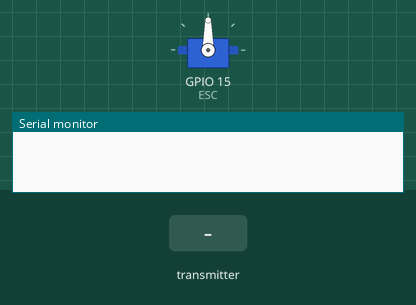
Simulated run of this sketch. Board: ESP32. Shown: servo, the last lines printed to the serial monitor. Inputs (shaded band) come from the test bench.

Above: at 3.2 s.
3.3 s: the transmitter starts sending var3 = 1024
At 4.3 s:
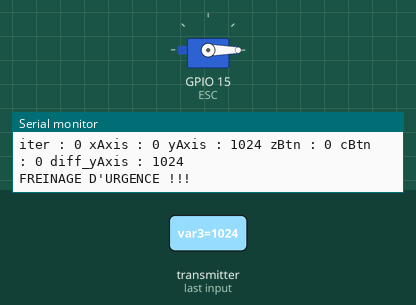
5.3 s: the transmitter starts sending var3 = 0
At 7.8 s:
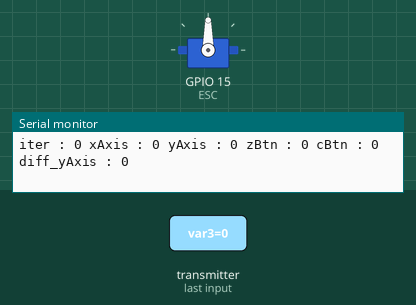
8.3 s: the transmitter starts sending var3 = 2048
At 9.5 s:
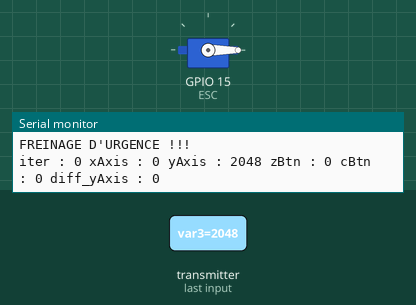
Timing chart, 0 to 16.3 s (numbered marks = the images above; inputs shaded):
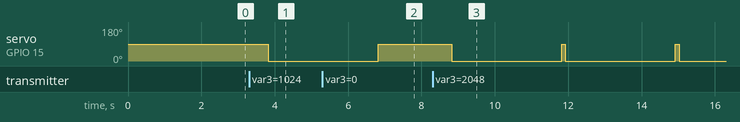

Measured:
- after the input at 3.3 s, servo on GPIO 15 (ESC): 90° → 0° after 0.52 s
- after the input at 5.3 s, servo on GPIO 15 (ESC): goes on until 6.8 s, then stays 90°
- after the input at 8.3 s, servo on GPIO 15 (ESC): alternates 90° for 0.10 s and 0° for 3.0 s, starting after 0.52 s

The sketch:

eSkate_ESP32.ino
```cpp
// MAC Address pour Nunchuck : 40:91:51:B9:F6:14
// MAC Address pour eSkate : 9C:9C:1F:C2:8A:C4

#include <esp_now.h>
#include <WiFi.h>

// Librairie ESP32 pour commander le moteur brushless
#include <ESP32Servo.h>
Servo ESC;
ESP32PWM pwm;

// REPLACE WITH THE MAC Address of your receiver
uint8_t broadcastAddress[] = {0x40, 0x91, 0x51, 0xB9, 0xF6, 0x14}; //Adresse du Nunchuck, à téléverser sur eSkate

// Variables des messages
int var1;
int var2;
int var3;
int var4;
int var5;

// Variables du nunchuck
int iter; // iter : compteur des messages
int xAxis = 0;  // xAxis : valeur lue par le smartphone sur l'axe X du nunchuck (130 = joystick au centre)
int yAxis = 0;  // yAxis : valeur lue par le smartphone sur l'axe Y du nunchuck (130 = joystick au centre)
int yAxis_prec = 0;
int diff_yAxis;
int zBtn = 0; // zBtn :  valeur lue par le smartphone sur le bouton Z du nunchuck
int cBtn = 0; // cBtn :  valeur lue par le smartphone sur le bouton C du nunchuck

//Structure du message envoyé
typedef struct struct_message {
  int var1;
  int var2;
  int var3;
} struct_message;

//Structure du message reçu
typedef struct struct_incomingMessage {
  int var1;
  int var2;
  int var3;
  int var4;
  int var5;
} struct_incomingMessage;

struct_message message; // Message contenant les variables à envoyer
struct_incomingMessage incomingMessage; // Message contenant les variables reçues
esp_now_peer_info_t peerInfo;

int ESCValue = 90;  // ESCValue : commande de la vitesse "brute" du moteur intialisée à 90 (vitesse nulle)
float pwr = 0;  // pwr : commande de la vitesse en % du moteur initialisée à 0 (vitesse nulle soit ESCValue = 90)
float accel = 0;  // accel : variable d'accélération appliquée au moteur initialisée à 0
int dureeAccel = 5000;  // dureeAccel : variable définissant la durée d'accélération pour passer de V0 à Vmax
int pwrMin = 20;  // pwrMin : variable définissant la vitesse en % minimale lorsque le moteur est en marche avant
int pwrMax = 50;  // pwrMax : variable définissant la vitesse en % maximale lorsque le moteur est en marche avant
int Vin = 5; // Vin : variable définissant la tension de la batterie
unsigned long timerRecepBT = millis(); // timerRecepBT : timer de lecture des données réceptionnées par l'arduino
unsigned long delaiRecepBT; // delaiRecepBT : délai de réception du message

// Boucle de vérification du message reçu
void OnDataRecv(const uint8_t * mac, const uint8_t *incomingData, int len) {
  yAxis_prec = yAxis;
  memcpy(&incomingMessage, incomingData, sizeof(incomingMessage));
  iter = incomingMessage.var1;
  xAxis = incomingMessage.var2;
  yAxis = incomingMessage.var3;
  zBtn = incomingMessage.var4;
  cBtn = incomingMessage.var5;

  delaiRecepBT = millis() - timerRecepBT; // Calcul du délaips entre les 2 derniers messages reçus
  timerRecepBT = millis();  // Réinitialisation du timer de lecture

  String texte = "iter : " + String(iter) + " xAxis : " + String(xAxis) + " yAxis : " + String(yAxis) + " zBtn : " + String(zBtn) + " cBtn : " + String(cBtn) + " diff_yAxis : " + String(diff_yAxis);
  Serial.println(texte);
}

void setup() {

  delay(2000);  // Délai pour l'initialisation de l'ESC
  ESP32PWM::allocateTimer(0); // Allocation des timers pour la commande de l'ESC
  ESP32PWM::allocateTimer(1);
  ESP32PWM::allocateTimer(2);
  ESP32PWM::allocateTimer(3);
  ESC.setPeriodHertz(50); // Définition de la fréquence du signal de commande de l'ESC
  ESC.attach(15,1000,2000); // Définition des paramètres du signal ESC (pin, min pulse width, max pulse width in microseconds)
  delay(10);
  ESC.write(90);  // Initialisation de la vitesse du moteur

  Serial.begin(115200);
  WiFi.mode(WIFI_STA);
  if (esp_now_init() != ESP_OK) {
    Serial.println("Error initializing ESP-NOW");
    return;
  }

  memcpy(peerInfo.peer_addr, broadcastAddress, 6);  // Enregistrement de l'adresse de réception
  peerInfo.channel = 0;
  peerInfo.encrypt = false;

  // Appairage à l'adresse de réception
  if (esp_now_add_peer(&peerInfo) != ESP_OK){
    Serial.println("Failed to add peer");
    return;
  }
  // Enregistrement de la boucle de vérification de la réception
  esp_now_register_recv_cb(OnDataRecv);
}

void loop() {

  diff_yAxis = yAxis - yAxis_prec;
  // ENVOI DES COMMANDES MOTEUR
  if (delaiRecepBT > 1500 && pwr != 0){
    // Ecriture dans le bus série pour diagnostic
    Serial.println("FREINAGE D'URGENCE !!!");
    // Appel de la fonction de freinage d'urgence
    FDU();
  }
  else{
    // Etape 1 : lecture des boutons Z et C (override des commandes précédentes)
    // Si le bouton Z est activé...
    if (zBtn == 1) {
      // Activation du freinage
      ESC.write(0);
      // Définition de la ESCValue à 0 (freinage maximal)
      //ESCValue = 0;
      // Définition de la puissance à 0 (pas d'accélération)
      pwr = 0;
    }
    // Si le bouton C est activé...
    else if (cBtn == 1) {
      // Annulation des commandes moteurs (roue libre)
      ESC.write(90);
      // Définition de la puissance à 0 (pas d'accélération)
      //pwr = 0;
    }
    // Si aucun bouton n'est activé...
    else {
      // Si le joystick est dirigé vers le haut...
      if (yAxis > 30 && diff_yAxis < 20) {
        // Si le joystick n'est pas poussé au maximum... (yAxis entre 30 et 90)
        if (yAxis < 90) {
          // La variable d'accélération est ajustée en fonction de la pression exercée sur yAxis (max = 1)
          accel = float(yAxis - 30) / 60;
        }
        // Si le joystick est poussé au maximum... (yAxis entre 90 et 100)
        // NB : si le smartphone perd le lien avec le joystick, la valeur envoyée sera aberrante (environ 1000)
        // La valeur de comparaison choisie est 230 par sécurité
        else if (yAxis < 100) {
          // La variable d'accélération est ajustée en fonction de la pression exercée sur yAxis (max = 2)
          accel = 1 + float(yAxis - 90) / 10;
        }
        // Si yAxis > 100 (valeur aberrante), alors le smartphone a perdu le contact avec le joystick...
        else {
          // Message d'alerte pour diagnostic
          Serial.println("FREINAGE D'URGENCE !!!");
          // Appel de la fonction de freinage d'urgence
          FDU();
        }
      }
      // Si le joystick est dirigé vers le bas...
      else if (yAxis < -10) {
        // Si le joystick n'est pas poussé au maximum... (yAxis entre -10 et -90)
        if (yAxis > -90) {
          // La valeur d'accélération est fixée à -1
          accel = -1;
        }
        // Si le joystick est poussé au maximum... (yAxis entre -90 et -100)
        else if (yAxis > -100) {
          // La valeur d'accélération est fixée à -2
          accel = -2;
        }
        // Si yAxis est < 30 (valeur aberrante), alors le smartphone a perdu le contact avec le joystick...
        else {
          // Message d'alerte pour diagnostic
          Serial.println("FREINAGE D'URGENCE !!!");
          // Appel de la fonction de freinage d'urgence
          FDU();
        }
      }
      // Si le joystick est centré... (yAxis entre 100 et 140)
      else {
        // La valeur d'accélération est fixée à 0
        accel = 0;
      }

      // Si la puissance envoyée au moteur est nulle (arrêt ou freinage) et que l'accélération demandée est positive...
      if (pwr == 0 && accel > 0) {
        // La valeur pwr est fixée à pwrMin
        // Nécessaire pour battre l'inertie à l'arrêt (coup de pouce du moteur)
        pwr = pwrMin;
      }
      // Si la puissance envoyée au moteur est positive (moteur en marche avant) OU si l'accélération demandée nulle ou négative...
      else {
        // La valeur de l'accélération est recalculée :
        // L'équation permet de lisser l'accélération en fonction du délai entre les 2 derniers messages reçus.
        // Avec une accélération = 1, le skate passe de pwrMin à pwrMax en un temps défini par la variable dureeAccel (ms).
        accel = accel * (float(pwrMax - pwrMin) / dureeAccel) * delaiRecepBT;
        // La puissance envoyée au moteur est augmentée de la valeur d'accélération recalculée à l'étape précédente.
        pwr = pwr + accel;
      }

      // Fonction de limitation de la variable pwr entre -100 (freinage maximal) et pwrMax
      if (pwr < -100) {
        pwr = -100;
      }
      if (pwr > pwrMax) {
        pwr = pwrMax;
      }

      // La valeur de ESCValue est définie sur pwr :
      // Valeur minimale = 0 si pwr = -100
      // Valeur maximale = 180 si pwr = 100
      ESCValue = map(pwr, -100, 100, 0, 180);

      // Envoi de la puissance au moteur
      ESC.write(ESCValue);
    }
  }


  // Stockage des valeurs à envoyer dans le message
  message.var1 = iter;
  message.var2 = pwr;
  message.var3 = Vin;

  // Envoi du message
  esp_err_t result = esp_now_send(broadcastAddress, (uint8_t *) &message, sizeof(message));

  delay(100);
}

// Fonction de freinage d'urgence :
void FDU() {
  // Commande de freinage envoyée au moteur
  ESC.write(0);
  // Attente du freinage complet
  delay(3000);
  // Réinitialisation de la puissance à 0
  pwr = 0;
  // Réinitialisation de la commande envoyée au moteur (roue libre)
  ESC.write(90);
}
```
